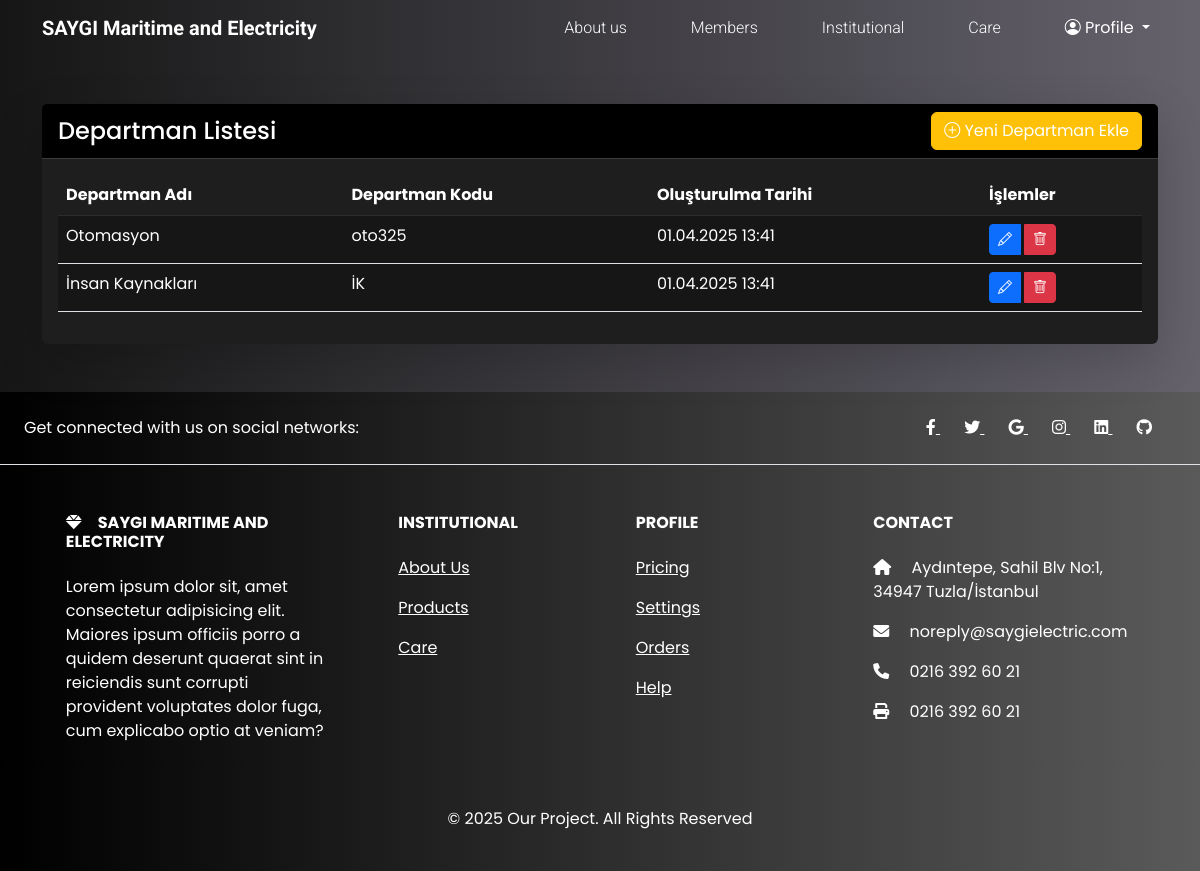
Page /departments/ (signed in) on the committed database.
### jobs/models.py (models this page shows, shortened)
class Department(models.Model):
    name = models.CharField(_("Departman Adı"), max_length=50, unique=True)
    code = models.CharField(_("Departman Kodu"), max_length=20, unique=True)
    created_at = models.DateTimeField(auto_now_add=True)
    updated_at = models.DateTimeField(auto_now=True)
    class Meta:
        verbose_name = _("Departman")
        verbose_name_plural = _("Departmanlar")
        ordering = ["name"]

### jobs/views.py (the view)
# urls.py: path("departments/", views.department_list, name="department_list"),
@user_passes_test(is_superuser)
def department_list(request):
    departments = Department.objects.all()
    return render(request, "departments/list.html", {"departments": departments})

### jobs/views.py (called while the page is built)
def is_superuser(user):
    return user.is_superuser

### jobs/templates/departments/list.html (shortened to what this page needs)
{% extends "base.html" %}
{% load i18n %}
{% load static %}
{% block content %}
    <div class="container my-5">
        <div class="row">
            <div class="col-12">
                <div class="card border-0 shadow-lg">
                    <div class="card-header bg-black text-white d-flex justify-content-between align-items-center">
                        <h4 class="mb-0">{% trans "Departman Listesi" %}</h4>
                        <a href="{% url 'department_add' %}" class="btn btn-warning">
                            <i class="bi bi-plus-circle"></i> {% trans "Yeni Departman Ekle" %}
                        </a>
                    </div>
                    <div class="card-body">
                        <div class="table-responsive">
                            <table class="table table-hover">
                                <thead class="table-dark">
                                    <tr>
                                        <th>{% trans "Departman Adı" %}</th>
                                        <th>{% trans "Departman Kodu" %}</th>
                                        <th>{% trans "Oluşturulma Tarihi" %}</th>
                                        <th>{% trans "İşlemler" %}</th>
                                    </tr>
                                </thead>
                                <tbody>
                                    {% for department in departments %}
                                        <tr>
                                            <td>{{ department.name }}</td>
                                            <td>{{ department.code }}</td>
                                            <td>{{ department.created_at|date:"d.m.Y H:i" }}</td>
                                            <td>
                                                <div class="btn-group">
                                                    <a href="{% url 'department_edit' department.id %}" class="btn btn-sm btn-primary me-1">
                                                        <i class="bi bi-pencil"></i>
                                                    </a>
                                                    <button type="button"
                                                            class="btn btn-sm btn-danger"
                                                            data-bs-toggle="modal"
                                                            data-bs-target="#deleteModal{{ department.id }}">
                                                        <i class="bi bi-trash"></i>
                                                    </button>
                                                </div>
                                            </td>
                                        </tr>
                                    {% endfor %}
                                </tbody>
                            </table>
                        </div>
                    </div>
                </div>
            </div>
        </div>
    </div>
{% endblock content %}

### jobs/static/css/style.css (style rules this page uses)
body { background:linear-gradient(to right, #161616, #65626c) !important; color: #ffffff !important; }
:root { --bs-font-sans-serif: 'Poppins', sans-serif !important; --bs-emphasis-color-rgb: 255, 255, 255 !important; --bs-body-color: #ffffff !important; --bs-secondary-color:rgb(197 197 197 / 75%) !important; --bs-secondary-rgb: 243, 188, 43 !important; --bs-link-color-rgb: 255, 255, 255; --bs-body-bg: #161616 !important; --bs-dark-rgb: 22, 22, 22 !important; --bs-light-rgb: 255, 255, 255 !important; --bs-primary-rgb: 13, 110, 253 !important; --bs-secondary-rgb: 243, 188, 43 !important; --bs-success-rgb: 25, 135, 84 !important; --bs-info-rgb: 13, 202, 240 !important; --bs-warning-rgb: 255, 193, 7 !important; --bs-danger-rgb: 220, 53, 69 !important; }
* { color: #ffffff !important; }
.card { background-color: #1e1e1e !important; border-color: #2d2d2d !important; color: #ffffff !important; }
.card-header { background-color: #2d2d2d !important; border-bottom-color: #3d3d3d !important; color: #ffffff !important; }
.card-body { color: #ffffff !important; }
.table { color: #ffffff !important; }
.table-dark { background-color: #1e1e1e !important; }
.table-dark td, .table-dark th { background-color: #1e1e1e !important; border-color: #2d2d2d !important; color: #ffffff !important; }
a { color: #ffffff !important; }
.btn { color: #ffffff !important; }
::placeholder { color: #ffffff !important; opacity: 0.7; }

### rows in the picture
Department: name "Otomasyon", code "oto325", created_at "01.04.2025 13:41"
Department: name "İnsan Kaynakları", code "İK", created_at "01.04.2025 13:41"
